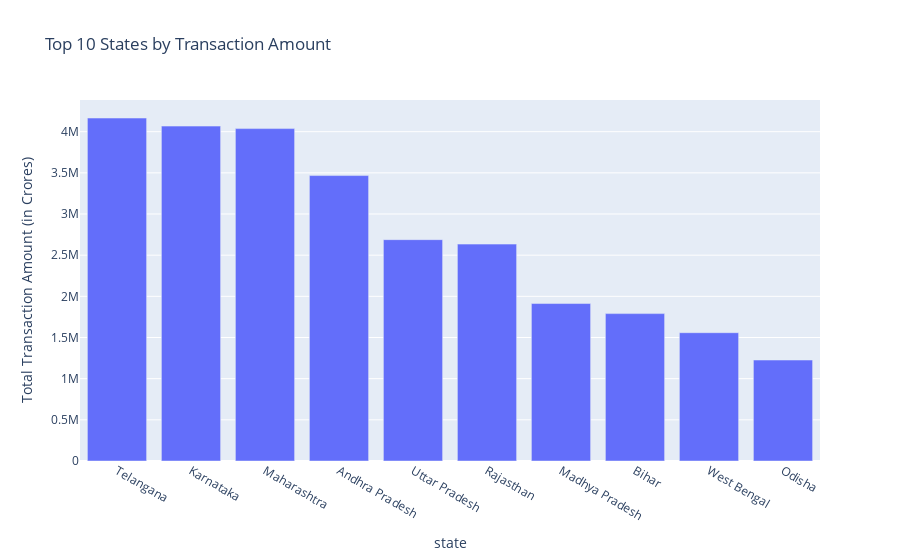

The notebook cell this image was saved under:
### Code cell
# 2. Visualize the top 10 states by transaction amount
fig_amount = px.bar(top_10_states_amount_crores,
                    x=top_10_states_amount_crores.index,
                    y='transaction_amount',
                    title='Top 10 States by Transaction Amount',
                    labels={'transaction_amount': 'Total Transaction Amount (in Crores)', 'x': 'State'})
fig_amount.show()

### Figure 1 — Plotly figure (JSON) as saved in the notebook; plotly's stock layout.template omitted (floating-point values rounded to 4 significant figures)
{"data": [{"alignmentgroup": "True", "hovertemplate": "state=%{x}<br>Total Transaction Amount (in Crores)=%{y}<extra></extra>", "legendgroup": "", "marker": {"color": "#636efa", "pattern": {"shape": ""}}, "name": "", "offsetgroup": "", "orientation": "v", "showlegend": false, "textposition": "auto", "type": "bar", "x": ["Telangana", "Karnataka", "Maharashtra", "Andhra Pradesh", "Uttar Pradesh", "Rajasthan", "Madhya Pradesh", "Bihar", "West Bengal", "Odisha"], "xaxis": "x", "y": [4166000.0, 4068000.0, 4037000.0, 3467000.0, 2689000.0, 2634000.0, 1913000.0, 1790000.0, 1558000.0, 1226000.0], "yaxis": "y"}], "layout": {"barmode": "relative", "legend": {"tracegroupgap": 0}, "title": {"text": "Top 10 States by Transaction Amount"}, "xaxis": {"anchor": "y", "domain": [0, 1], "title": {"text": "state"}}, "yaxis": {"anchor": "x", "domain": [0, 1], "title": {"text": "Total Transaction Amount (in Crores)"}}}}
